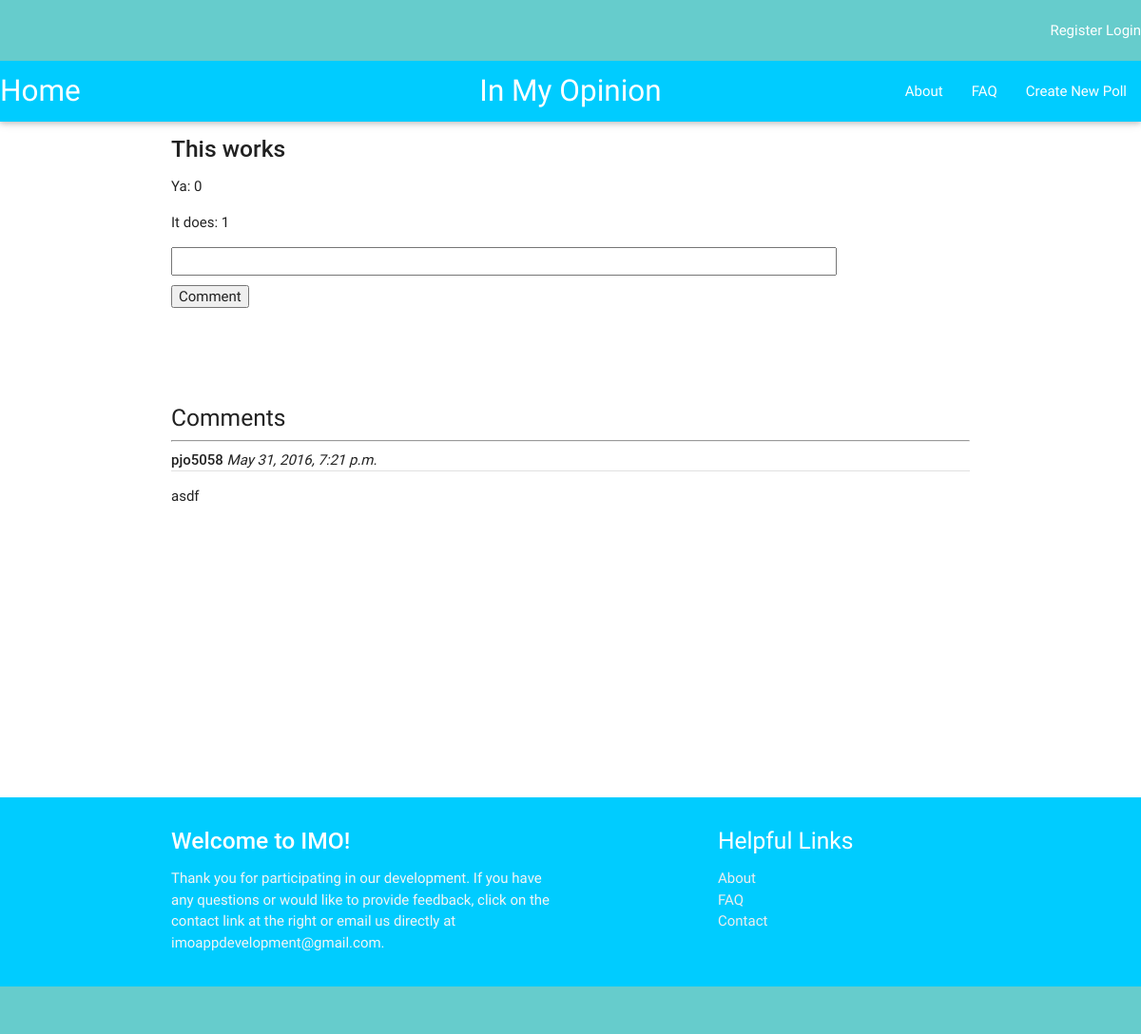
/imo_app/24/results/, run on the app's committed database.
### imo_app/models.py (models this page shows, shortened)
class Question(models.Model):
    author = models.ForeignKey(UserProfile, on_delete=models.CASCADE)
    question_text = models.CharField(max_length=200)
    description = models.TextField(default = '')
    pub_date = models.DateTimeField('date published')
    choice1 = models.CharField(default = '', max_length = 200)
    choice2 = models.CharField(default = '', max_length = 200)
    class Meta:
        ordering = ['-pub_date']

class Choice(models.Model):
    question = models.ForeignKey(Question, on_delete=models.CASCADE)
    image = models.FileField(null=True, blank=True)
    choice_text = models.CharField(max_length=200)
    votes = models.IntegerField(default=0)

class Comment(models.Model):
    question = models.ForeignKey(Question, on_delete=models.CASCADE)
    author = models.ForeignKey(UserProfile, on_delete=models.CASCADE)
    comment_text = models.CharField(max_length=1000, default = '')
    pub_date = models.DateTimeField('date published')
    class Meta:
        ordering = ['-pub_date']

class UserProfile(models.Model):
    user = models.OneToOneField(User)
    def __str__(self):
        return self.user.username

### imo_app/views.py (the view)
# urls.py: url(r'^(?P<question_id>[0-9]+)/results/$', views.results, name = 'results'),
def results(request, question_id):
    q = Question.objects.get(id = question_id)
    c = Comment.objects.filter(question=q)
    author = q.author.user.username
    if (author == request.user.username):
        check_author = '1'
    else:
        check_author = ''
    choices = Choice.objects.filter(question = q)
    context = {'question':q, 'choices': choices, 'comments': c, 'check_author': check_author}
    return render(request, 'imo_app/results.html', context)

### imo_app/templates/imo_app/results.html (shortened to what this page needs)
{% extends "imo_app/base.html" %}
{% block content %}
  <p><h5><strong>{{question.question_text}}</strong></h5></p>
  {% for c in choices %}
      <p>{{ c.choice_text }}: {{c.votes}}</p>
  {% endfor %}
  <form action="{% url 'imo_app:add_comment' question.id %}" method="post">
  <p><input type="TextArea" style = "height:30px; width:700px" class = 'comment_text' value="" name='comment_text'/></p>
  <input type="submit" value="Comment"  />
  </form>
  <br></br>
  <br></br>
  <h5> Comments </h5>
      <hr>
  {% for i in comments %}
      <div class="Comments">
          <div class="date"><strong>{{ i.author }}</strong> <i>{{ i.pub_date }}</i></div>
          <div class="divider"></div>
          <p>{{ i.comment_text }}</p>
          <br></br>
      </div>
  {% empty %}
      <p>No comments here yet :(</p>
  {% endfor %}
<br></br>
<br></br>
{% endblock content %}

### data on the page
Question: question_text "This works"
Choice: choice_text "Ya", votes "0"
Choice: choice_text "It does", votes "1"
Comment: author "pjo5058", pub_date "May 31, 2016, 7:21 p.m.", comment_text "asdf"
